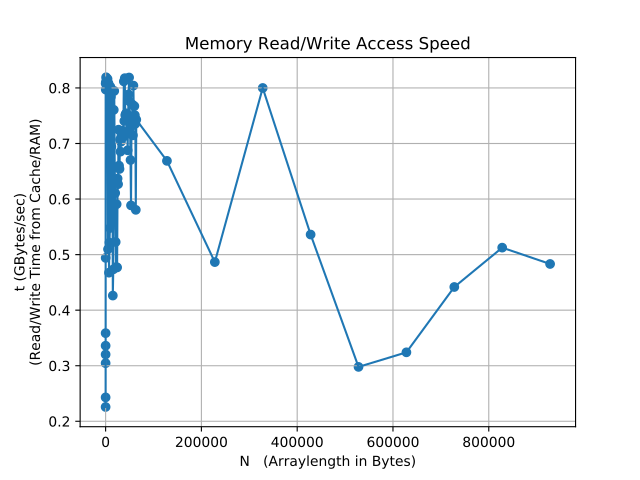

Write Python code to recreate this figure.
import numpy as np
import matplotlib.pyplot as plt
import os, math

"""
    Abgabe Blatt 10 Cache Messen
    Niklas Rausch, Anne Schulte-Kroll und Wolf Weber
"""

data = np.loadtxt("output.csv", delimiter=";",comments="#")
data = np.transpose(data)

##### Plot Speedup
fig = plt.figure() # figsize=(11,6)
ax = plt.gca()

ax.plot(data[0],data[1], c="C0")
ax.set_xscale("log")
ax.scatter(data[0],data[1], c="C0")
ax.set_xscale("log")

plt.grid(True)
plt.xlabel("N   (Arraylength in Bytes)")
plt.ylabel("t (GBytes/sec)\n(Read/Write Time from Cache/RAM)")
plt.title("Memory Read/Write Access Speed")
# plt.legend(legend)
fig.show()

##### Plot Speedup
fig = plt.figure() # figsize=(11,6)
ax = plt.gca()

ax.plot(data[0],data[1], c="C0")
#ax.set_xscale("log")
ax.scatter(data[0],data[1], c="C0")
#ax.set_xscale("log")

plt.grid(True)
plt.xlabel("N   (Arraylength in Bytes)")
plt.ylabel("t (GBytes/sec)\n(Read/Write Time from Cache/RAM)")
plt.title("Memory Read/Write Access Speed")
# plt.legend(legend)
fig.show()


# hold program open
input()
